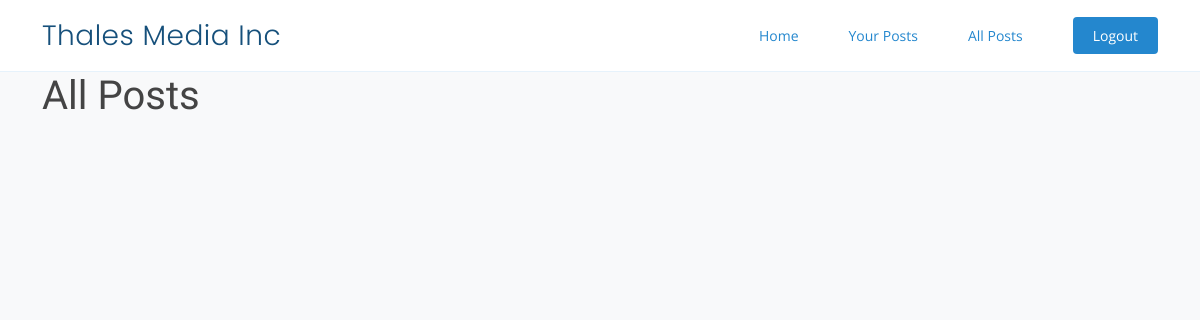
The app's page /posts (signed in), older data.
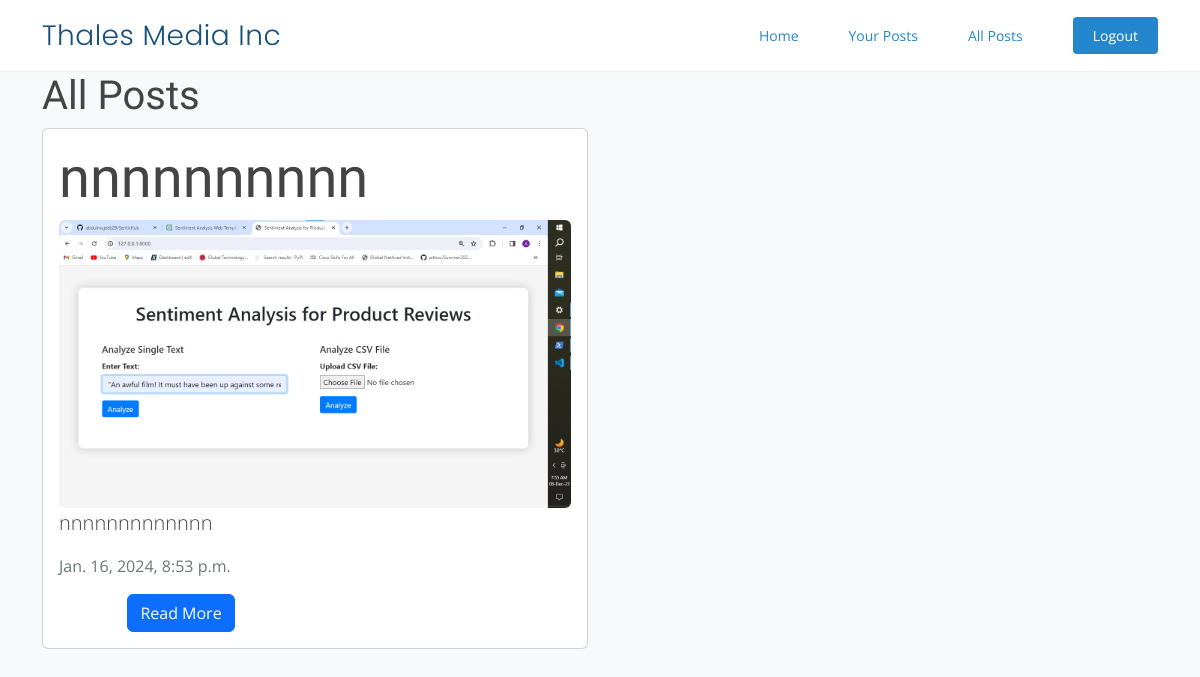
The same page, newer data.
### myapp/models.py (models this page shows, shortened)
class BlogPost(models.Model):
    id = models.UUIDField(primary_key=True,default=uuid.uuid4,editable=False)
    title=models.CharField(max_length=100)
    body=models.TextField()
    created=models.DateTimeField(default=datetime.now,blank=True )
    author =models.ForeignKey(User, on_delete=models.CASCADE)
    image = models.ImageField(upload_to='blog_images/', blank=True)

### myapp/views.py (the view)
# urls.py: path('posts',views.specialuser_allpost,name='specialuser_allpost'),
@login_required
def specialuser_allpost(request):
    user_id = request.user.id
    posts = BlogPost.objects.exclude(author=user_id)
    return render(request, 'specialuser_allpost.html', {'posts': posts})

### templates/specialuser_allpost.html (shortened to what this page needs)
{% load static %}
<!DOCTYPE html>
<html lang="en">
<head>
    <link href="https://cdn.jsdelivr.net/npm/bootstrap@5.0.2/dist/css/bootstrap.min.css" rel="stylesheet">
    <link href="{% static 'assets/vendor/aos/aos.css' %}" rel="stylesheet">
    <link href="{% static 'assets/vendor/bootstrap/css/bootstrap.min.css' %}" rel="stylesheet">
    <link href="{% static 'assets/vendor/bootstrap-icons/bootstrap-icons.css' %}" rel="stylesheet">
    <link href="{% static 'assets/vendor/boxicons/css/boxicons.min.css' %}" rel="stylesheet">
    <link href="{% static 'assets/vendor/glightbox/css/glightbox.min.css' %}" rel="stylesheet">
    <link href="{% static 'assets/vendor/remixicon/remixicon.css' %}" rel="stylesheet">
    <link href="{% static 'assets/vendor/swiper/swiper-bundle.min.css' %}" rel="stylesheet">
    <link href="{% static 'assets/css/style.css' %}" rel="stylesheet">
</head>
<body>
    <header id="header">
        <div class="container d-flex align-items-center justify-content-between">
            <h1 class="logo"><a href="/">Thales Media Inc</a></h1>
            <nav id="navbar" class="navbar">
                <ul>
                    <li><a class="nav-link scrollto active" href="/dashboard">Home</a></li>
                    <li><a class="nav-link scrollto active" href="myposts">Your Posts</a></li>
                    <li><a class="nav-link scrollto active" href="posts">All Posts</a></li>
                    {% if user.is_authenticated %}
                        <li><a class="getstarted scrollto" href="login">Logout</a></li>
                    {% else %}
                        <li><a class="getstarted scrollto" href="register">Login or Signup</a></li>
                    {% endif %}
                </ul>
            </nav>
        </div>
    </header>
    <div class="container" id="blog-posts"   class="container position-relative" data-aos="fade-up" data-aos-delay="100">
        <div class="row gx-4">
           <h1>All Posts</h1>
           {% for user_post in posts %}
           <div class="col-md-6 mb-4">
              <div class="card">
                 <div class="card-body">
                    <h1 class="blog-post-title display-4">{{ user_post.title }}</h1>
                    {% if user_post.image %}
                    <div class="blog-post-image">
                       <img src="{{ user_post.image.url }}" alt="Blog Image" class="img-fluid rounded">
                    </div>
                    {% endif %}
                    <p class="blog-post-body lead">{{ user_post.body|truncatewords:15 }}</p>
                    <p class="text-muted blog-post-created">{{ user_post.created }}</p>
                    <div class="row text-center">
                       <div class="col-md-6">
                          <a href="post/{{user_post.id}}" class="btn btn-primary">Read More</a>
                       </div>
                    </div>
                 </div>
              </div>
           </div>
           {% endfor %}
        </div>
    </div>
</body>
</html>

Row changes from the older to the newer data that the page shows:
added BlogPost: title "nnnnnnnnnn", image (picture), body "nnnnnnnnnnnnn", created "Jan. 16, 2024, 8:53 p.m."
